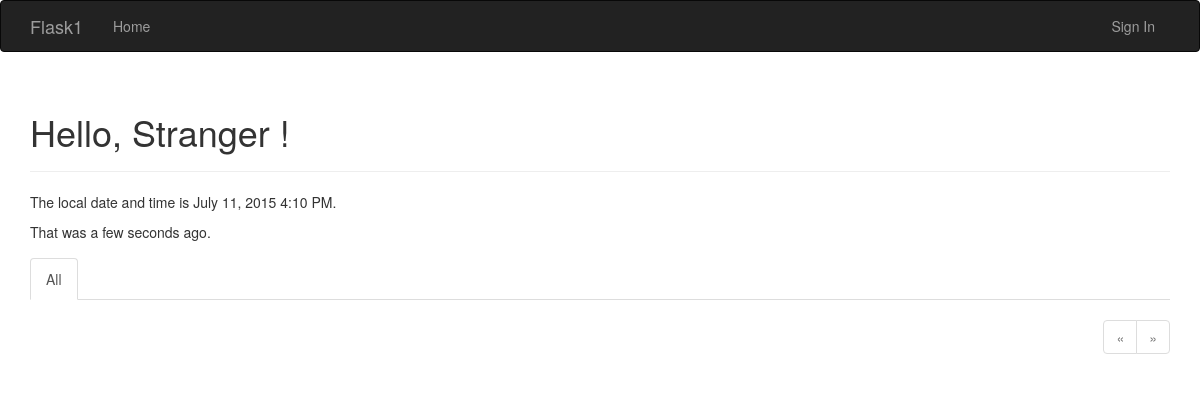
Before: / with the older database file.
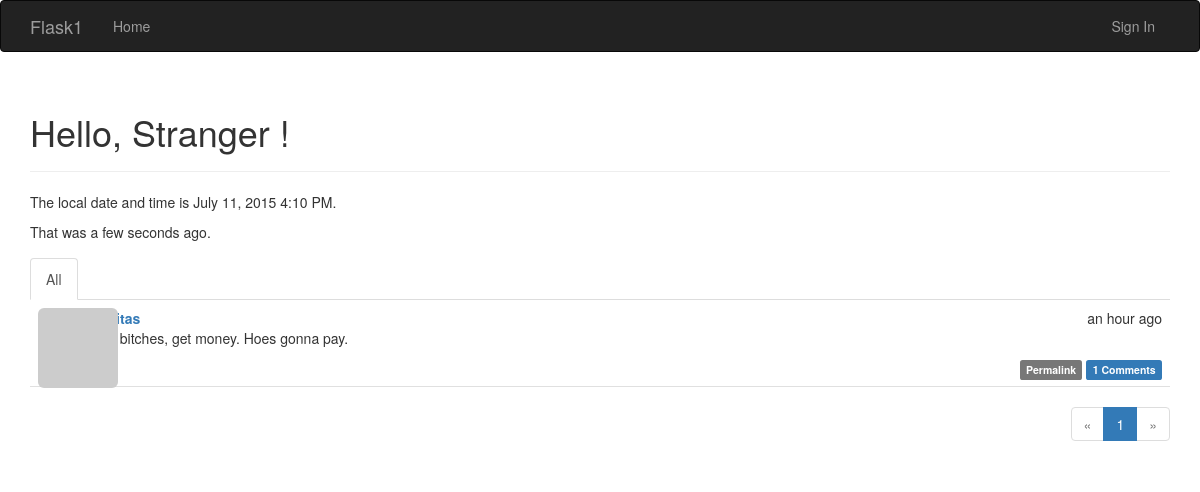
After: the same page with the newer database file.
### app/models.py (models this page shows, shortened)
class Post(db.Model):
    __tablename__ = 'posts'
    id = db.Column(db.Integer, primary_key=True)
    body = db.Column(db.Text)
    timestamp = db.Column(db.DateTime, index=True, default=datetime.datetime.utcnow)
    author_id = db.Column(db.Integer, db.ForeignKey('users.id'))
    body_html = db.Column(db.Text)
    comments = db.relationship('Comment', backref='post', lazy='dynamic')

### app/main/views.py (the view)
@main.route('/', methods = ['GET','POST'])
def index():
    form = PostForm()
    if current_user.can(Permission.WRITE_ARTICLES) and form.validate_on_submit():
        post = Post(body=form.body.data,
                    author=current_user._get_current_object())
        db.session.add(post)
        return redirect(url_for('.index'))  # redirs within blueprint can use this form, across needs 'bpname.index'
    page = request.args.get('page',1, type=int)  # request's query string is available as request.args. When explicit
    show_followed = False
    if current_user.is_authenticated():
        show_followed = bool(request.cookies.get('show_followed',''))  # choice of showing all or none stored in cookie
    if show_followed:
        query = current_user.followed_posts  # uses user's followed posts property.
    else:
        query = Post.query
    pagination = query.order_by(Post.timestamp.desc()).paginate(
        page, per_page=current_app.config['FLASKY_POSTS_PER_PAGE'], error_out=False)  # paginate obj takes page num
    posts = pagination.items
    return render_template('index.html',
                           form=form,
                           pagination=pagination,
                           posts  = posts,
                           current_time = datetime.utcnow(),
                           show_followed=show_followed)

### app/auth/views.py (called while the page is built)
@auth.before_app_request  # intercepts request under these conditions
def before_request():
    if current_user.is_authenticated():
        current_user.ping()
        if not current_user.confirmed and request.endpoint[:5] != 'auth.' and request.endpoint != 'static':
            return redirect(url_for('auth.unconfirmed'))

### app/main/__init__.py (called while the page is built)
@main.app_context_processor
def inject_permissions():
    return dict(Permission = Permission)

### app/main/views.py (called while the page is built, shortened)
@main.after_app_request
def after_request(response):
    return response

### app/models.py (called while the page is built)
    def gravatar(self, size=100, default='identicon', rating='g'):
        if request.is_secure:
            url = 'https://secure.gravatar.com/avatar'
        else:
            url = 'http://www.gravatar.com/avatar'
        hash = self.avatar_hash or hashlib.md5(self.email.encode('utf-8')).hexdigest()
        return '{url}/{hash}?s={size}&d={default}&r={rating}'.format(
            url=url, hash=hash, size=size, default=default, rating=rating
        )

    def can(self, permissions):
        return False

    def is_administrator(self):
        return False

### app/templates/index.html (shortened to what this page needs)
{% extends "base.html" %}
{% import "bootstrap/wtf.html" as wtf %}
{% import "_macros.html" as macros %}
{% block page_content %}
<div class="page-header">
    <h1>Hello, {% if current_user.is_authenticated() %}
        {{ current_user.username }}
    {% else %}
        Stranger
    {% endif %}!</h1>
</div>
<p>The local date and time is {{ moment(current_time).format('LLL') }}.</p>
<p>That was {{ moment(current_time).fromNow(refresh=True) }}.</p>
<div class="post-tabs">
    <ul class="nav nav-tabs">
        <li{% if not show_followed %} class="active"{% endif %}><a href="{{ url_for('.show_all') }}">All</a></li>
    </ul>
    {% include '_posts.html' %}
</div>
{% if pagination %}
<div class="pagination">
    {{ macros.pagination_widget(pagination, '.index') }}
</div>
{% endif %}
{% endblock %}

### app/templates/_posts.html (shortened to what this page needs)
<ul class="posts">
    {% for post in posts %}
    <li class="post">
        <div class="profile-thumbnail">
            <a href="{{ url_for('.user', username=post.author.username) }}">
                <img class="img-rounded profile-thumbnail" src="{{ post.author.gravatar(size=40) }}">
            </a>
        </div>
        <div class="post-content">
            <div class="post-date">{{ moment(post.timestamp).fromNow() }}</div>
            <div class="post-author">
                <a href="{{ url_for('.user', username=post.author.username) }}">
                </a>
            </div>
            <div class="post-body">
                {% if post.body_html %}
                    {{ post.body_html | safe }}
                {% else %}
                    {{ post.body }}
                {% endif %}
            </div>
            <div class="post-footer">
                <a href="{{ url_for('.post',id=post.id) }}">
                    <span class="label label-default">Permalink</span>
                </a>
                <a href="{{ url_for('.post', id=post.id) }}#comments">
                    <span class="label label-primary">{{ post.comments.count() }} Comments</span>
                </a>
            </div>
        </div>
    </li>
    {% endfor %}
</ul>

Changed rows visible on the page:
added Post: timestamp "an hour ago", body_html "Fuck bitches, get money. Hoes gonna pay.", comments.count "1"
Other visible differences:
new list line: "1"
